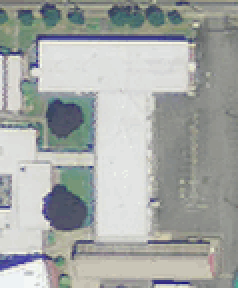
#> input picture test/T_2_29.png, 119 x 144 px (shown 2 times larger)
$ python dominant_color.py
#> lines starting #> are read from the running program, lines starting #| are printed output that depends on the picture
import sys
sys.path.append('/usr/local/lib/python3.7/site-packages')
import cv2
import numpy as np
import matplotlib.pyplot as plt
from sklearn.cluster import KMeans
from collections import Counter, defaultdict


def find_histogram(clt):
    """
    create a histogram with k clusters
    :param: clt
    :return:hist
    """
    numLabels = np.arange(0, len(np.unique(clt.labels_)) + 1)
    (hist, _) = np.histogram(clt.labels_, bins=numLabels)

    hist = hist.astype("float")
    hist /= hist.sum()

    return hist


def plot_colors2(hist, centroids):
    bar = np.zeros((50, 300, 3), dtype="uint8")
    startX = 0

    for (percent, color) in zip(hist, centroids):
        # plot the relative percentage of each cluster
        endX = startX + (percent * 300)
        cv2.rectangle(bar, (int(startX), 0), (int(endX), 50),
                      color.astype("uint8").tolist(), -1)
        startX = endX

    # return the bar chart
    return bar


def get_dominant_color(img):
    img = cv2.cvtColor(img, cv2.COLOR_BGR2RGB)

    img = img.reshape((img.shape[0] * img.shape[1],3)) #represent as row*column,channel number
    clt = KMeans(n_clusters=3) #cluster number
    clt.fit(img)

    hist = find_histogram(clt)
    bar = plot_colors2(hist, clt.cluster_centers_)

    print(clt.cluster_centers_)
    count = Counter(clt.labels_)
    print(count)
    dominant = [pair[0] for pair in sorted(count.items(), key=lambda item: item[1])]
    print(dominant[-1], dominant[-2])
    dom1 = clt.cluster_centers_[dominant[-1]]
    dom2 = clt.cluster_centers_[dominant[-2]]
    print(dom1,dom2)

    plt.axis("off")
    plt.imshow(bar)
    plt.show()

if __name__ == '__main__':
    img = cv2.imread("../test/T_2_29.png")
#> img is the input picture: shape (144, 119, 3); mean B, G, R 166.4, 169.1, 165.6
    get_dominant_color(img)
#> after the loop in plot_colors2, `for (percent, color) in zip(hist, centroids):`:
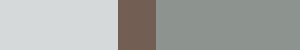
#> bar: shape (50, 300, 3); mean of channels 0, 1, 2 165, 168.3, 165.9; drawn as B, G, R

$ run again, with test/T_2_36.png copied over test/T_2_29.png
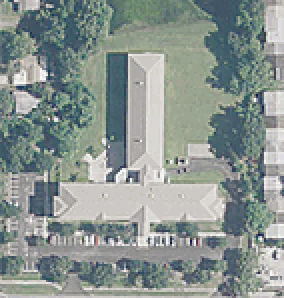
#> input picture test/T_2_36.png, 142 x 149 px (shown 2 times larger)
#> img is the input picture: shape (149, 142, 3); mean B, G, R 144.3, 148.2, 138.3
#> after the loop in plot_colors2, `for (percent, color) in zip(hist, centroids):`:
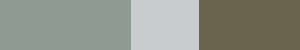
#> bar: shape (50, 300, 3); mean of channels 0, 1, 2 137.3, 147.6, 143.5; drawn as B, G, R

$ run again, with test/E_2_86.png copied over test/T_2_29.png
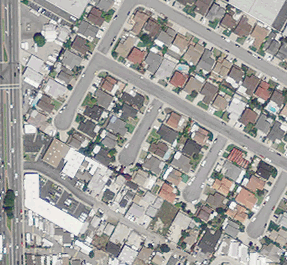
#> input picture test/E_2_86.png, 287 x 265 px
#> img is the input picture: shape (265, 287, 3); mean B, G, R 155.1, 158.3, 159.7
#> after the loop in plot_colors2, `for (percent, color) in zip(hist, centroids):`:
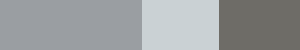
#> bar: shape (50, 300, 3); mean of channels 0, 1, 2 158.9, 157.6, 154.4; drawn as B, G, R

$ run again, with test/P_3_05.png copied over test/T_2_29.png
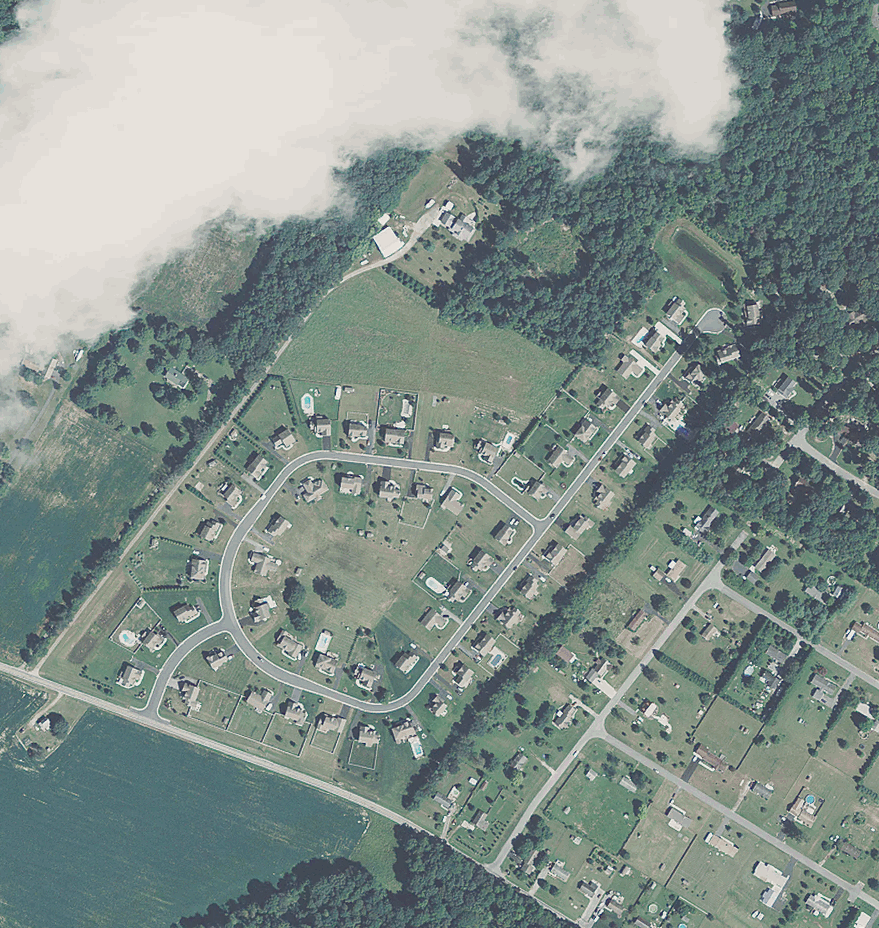
#> input picture test/P_3_05.png, 879 x 928 px
#> img is the input picture: shape (928, 879, 3); mean B, G, R 139.5, 144.7, 131.6
#> after the loop in plot_colors2, `for (percent, color) in zip(hist, centroids):`:
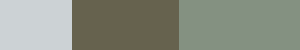
#> bar: shape (50, 300, 3); mean of channels 0, 1, 2 131, 143.8, 138.6; drawn as B, G, R
